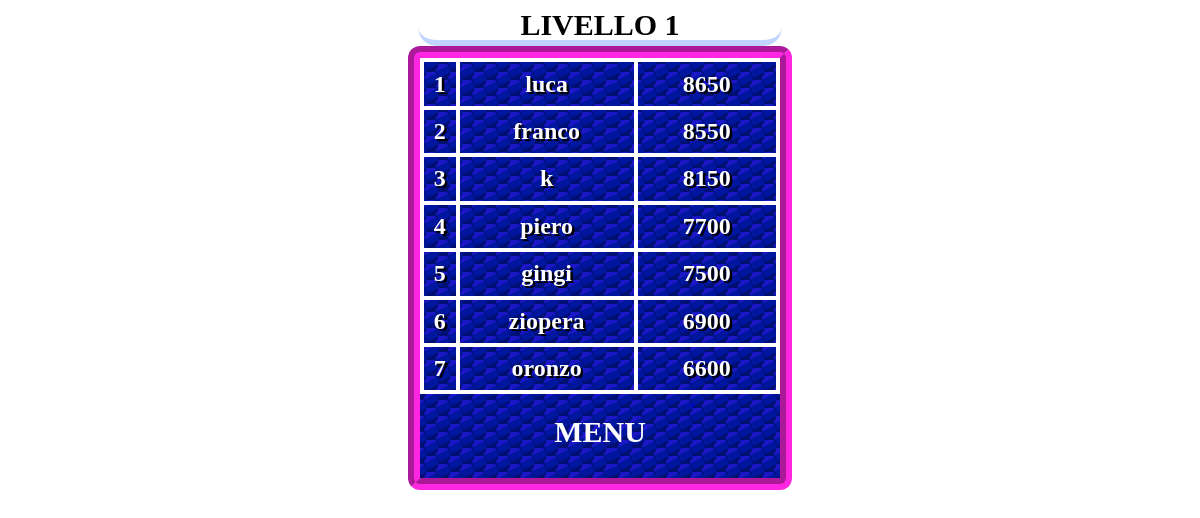
The app's page /php/classifica.php?livello=1 with its own data.
### tables this page shows
CREATE TABLE `sbloccato` (
  `username` varchar(50) NOT NULL,
  `livello` int(10) unsigned NOT NULL,
  `highscore` int(11) DEFAULT NULL,
  PRIMARY KEY (`username`,`livello`),
  KEY `livello` (`livello`),
  CONSTRAINT `sbloccato_ibfk_1` FOREIGN KEY (`username`) REFERENCES `user` (`username`) ON DELETE NO ACTION ON UPDATE NO ACTION,
  CONSTRAINT `sbloccato_ibfk_2` FOREIGN KEY (`livello`) REFERENCES `livello` (`idlivello`) ON DELETE NO ACTION ON UPDATE NO ACTION
);

### php/classifica.php (the view, shortened to what this page needs)
<!DOCTYPE html>
<html lang="it">
<head>
    <link rel="stylesheet" href="../arkanoid.css">
</head>
<?php
$livello = $_GET["livello"];
require_once "./connection.php";
$sql = "SELECT username, highscore
        FROM sbloccato
        WHERE livello = $livello and highscore is not null
        ORDER BY highscore DESC";
$result = mysqli_query($connection, $sql);
?>
<body>
    <div id="main">
        <div id="barraInformazioni">
            <?php
            echo ("<p class='classifica'> LIVELLO " . $livello . "</p>");
            ?>
        </div>
        <div id="playground">
            <div class="classifica">
                <table class='classifica'>
                    <?php
                    for ($i = 1; $i <= 7; $i++) {
                        if ($row = mysqli_fetch_assoc($result)) {
                            $username = $row["username"];
                            $highscore = $row["highscore"];
                        } else {
                            $username = '-';
                            $highscore = '-';
                        }
                        echo ("<tr class='classifica'>");
                        echo ("<td class='classifica'>" . $i . "</td>");
                        echo ("<td class='classifica'>" . $username . "</td>");
                        echo ("<td class='classifica'>" . $highscore . "</td>");
                        echo ("</tr>");
                    }
                    ?>
                </table>
            </div>
            <div class="selezionaClassifica">
                <?php
                $livelloPrecedente = ($livello - 1) < 1 ? 1 : $livello - 1;
                $livelloSuccessivo = ($livello + 1) > 9 ? 9 : $livello + 1;
                echo ("<a class='classifica' href='classifica.php?livello=" . $livelloPrecedente . "'>←</a>");
                echo ("<a class='classifica' href='classifica.php?livello=" . $livelloSuccessivo . "'>→</a>");
                ?>
            </div>
            <a class="classifica" id="menu" href="menu.php">MENU</a>
        </div>
</body>

### arkanoid.css (style rules this page uses)
html { height: 100%; }
body { height: 100%; overflow: hidden; display: flex; flex-direction: row; justify-content: center; }
p { margin: 0; }
#playground { margin-left: auto; margin-right: auto; background-color: rgb(93, 93, 243); width: 30vw; position: relative; height: 35vw; border: rgb(255, 38, 226) groove 1vw; border-radius: 1vw; background-image: url("./immagini/sfondo.png"); }
#barraInformazioni { position: relative; height: 2.7vw; background-color: white; width: 95%; margin-left:auto; margin-right: auto; border-radius: 2vw; border-bottom: 0.5vw solid rgb(192, 212, 255); font-family: "Candara"; font-weight: bold; }
table { width: 100%; height: 100%; }
td { text-align: center; }
table.classifica { border-collapse: collapse; }
td.classifica { border: 0.4vw solid white; color: white; font-size: 2vw; font-weight: bold; text-shadow:0.2vw 0.2vw black; }
td:nth-child(1).classifica { width: 10%; }
td:nth-child(2).classifica { width: 50%; }
p.classifica { text-align: center; font-size: 2.5vw; }
div.classifica { height: 80%; }
.selezionaClassifica { display: flex; flex-direction: row; justify-content: space-around; color: white; height:5%; }
a.classifica { text-decoration: none; }
#menu.classifica { display: block; text-align: center; color: white; font-weight: bold; font-size: 2.5vw; text-decoration: none; }

### records on screen
sbloccato: username "luca", highscore "8650"
sbloccato: username "franco", highscore "8550"
sbloccato: username "k", highscore "8150"
sbloccato: username "piero", highscore "7700"
sbloccato: username "gingi", highscore "7500"
sbloccato: username "ziopera", highscore "6900"
sbloccato: username "oronzo", highscore "6600"

### other values on screen
$livello "1"
